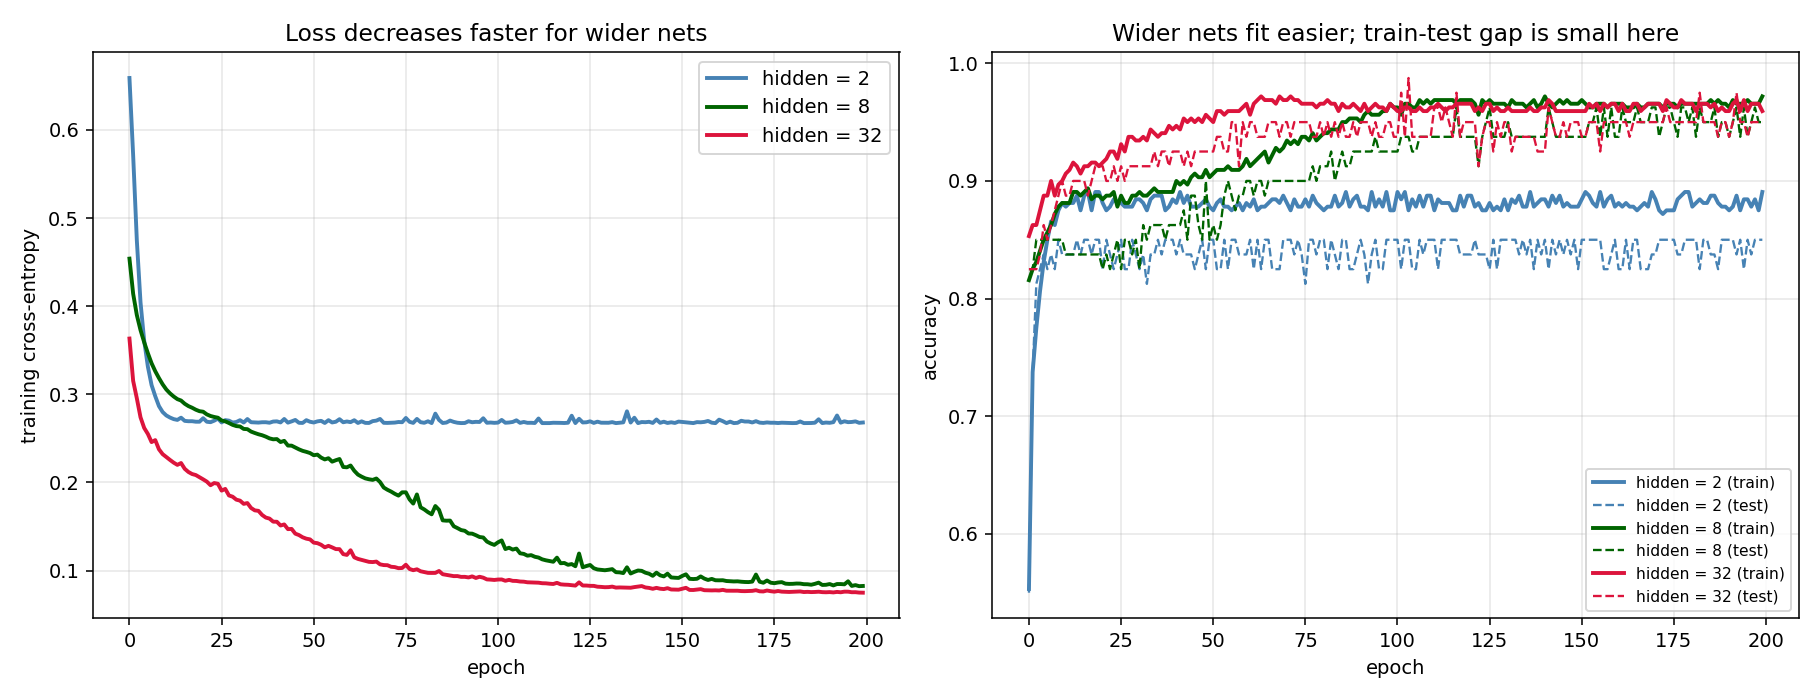

Source code (Python):
"""Cross-entropy loss and accuracy across training, for hidden widths 2, 8, 32.

Output: diagram_training_curves.png
"""

import numpy as np
import matplotlib.pyplot as plt

from from_scratch import MLPClassifier, make_moons


def main():
    X, y = make_moons(n=400, noise=0.22, seed=0)
    n_tr = 320
    Xt, Xv, yt, yv = X[:n_tr], X[n_tr:], y[:n_tr], y[n_tr:]

    widths = [2, 8, 32]
    colors = ["steelblue", "darkgreen", "crimson"]
    histories = []
    for h in widths:
        net = MLPClassifier(2, h, 2, seed=0)
        net.fit(Xt, yt, lr=0.2, n_epochs=200, batch_size=32,
                X_val=Xv, y_val=yv, verbose=False)
        histories.append(net.history_)

    fig, axes = plt.subplots(1, 2, figsize=(13, 5))

    for h, color, hist in zip(widths, colors, histories):
        axes[0].plot(hist["loss"], color=color, lw=2, label=f"hidden = {h}")
        axes[1].plot(hist["acc"], color=color, lw=2, label=f"hidden = {h} (train)")
        axes[1].plot(hist["val_acc"], color=color, lw=1.2, ls="--",
                     label=f"hidden = {h} (test)")

    axes[0].set_xlabel("epoch")
    axes[0].set_ylabel("training cross-entropy")
    axes[0].set_title("Loss decreases faster for wider nets")
    axes[0].legend()
    axes[0].grid(alpha=0.3)

    axes[1].set_xlabel("epoch")
    axes[1].set_ylabel("accuracy")
    axes[1].set_title("Wider nets fit easier; train-test gap is small here")
    axes[1].legend(fontsize=8, loc="lower right")
    axes[1].grid(alpha=0.3)

    fig.tight_layout()
    fig.savefig("diagram_training_curves.png", dpi=140)
    print("wrote diagram_training_curves.png")


if __name__ == "__main__":
    main()
